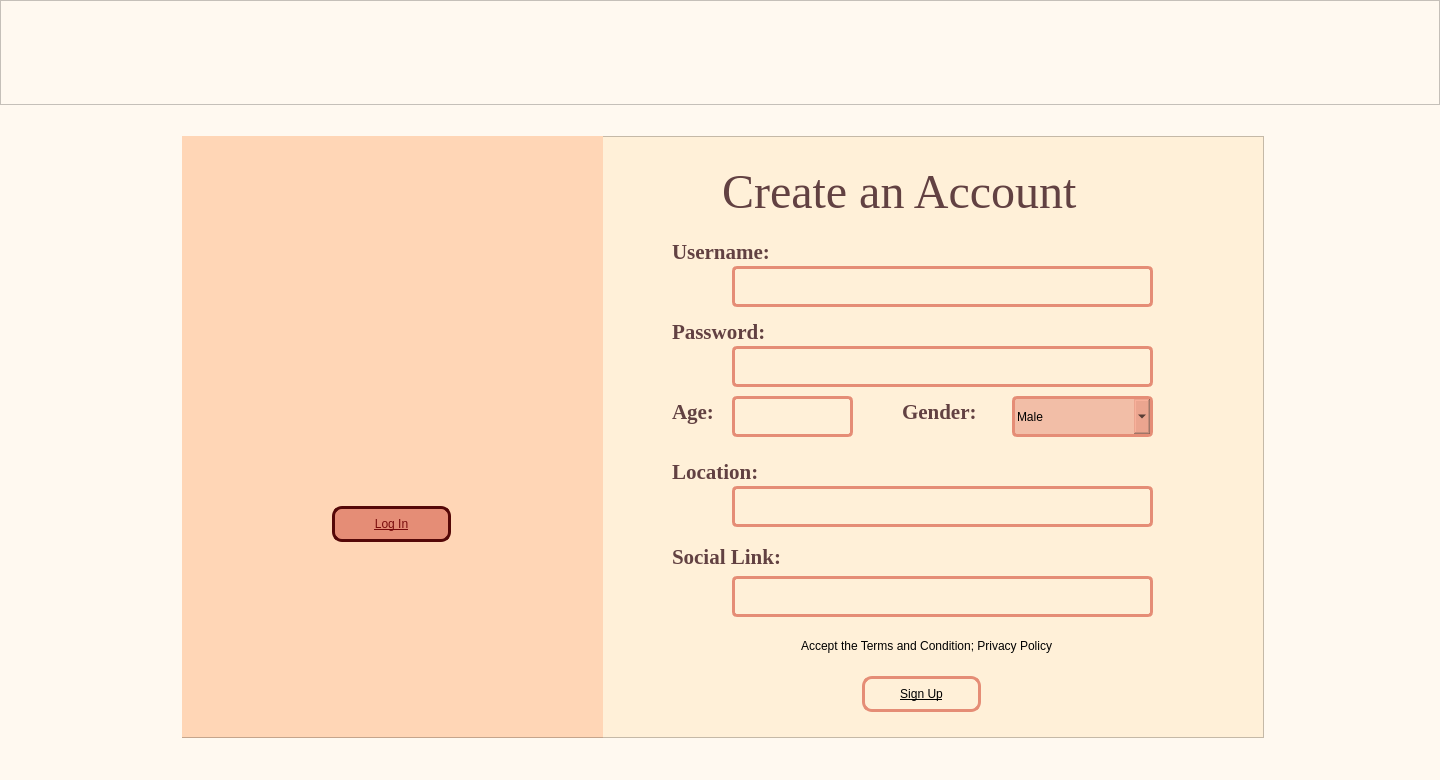
<?xml version="1.0" encoding="UTF-8"?>
<ui version="4.0">
 <class>SignUp</class>
 <widget class="QDialog" name="SignUp">
  <property name="geometry">
   <rect>
    <x>0</x>
    <y>0</y>
    <width>1440</width>
    <height>780</height>
   </rect>
  </property>
  <property name="windowTitle">
   <string>Dialog</string>
  </property>
  <property name="styleSheet">
   <string notr="true">background-color: rgb(255, 249, 240);</string>
  </property>
  <widget class="QFrame" name="SU_Header">
   <property name="geometry">
    <rect>
     <x>0</x>
     <y>0</y>
     <width>1440</width>
     <height>105</height>
    </rect>
   </property>
   <property name="styleSheet">
    <string notr="true">background: qlineargradient(
    spread:pad, 
    x1:0, y1:0, x2:1, y2:0, 
    stop:0 #EDC27E, 
    stop:0.526 #EDC27E, 
    stop:1 #DC586D
);

</string>
   </property>
   <property name="frameShape">
    <enum>QFrame::StyledPanel</enum>
   </property>
   <property name="frameShadow">
    <enum>QFrame::Raised</enum>
   </property>
   <widget class="QLabel" name="SU_HeaderIcon">
    <property name="geometry">
     <rect>
      <x>-60</x>
      <y>-20</y>
      <width>274</width>
      <height>146</height>
     </rect>
    </property>
    <property name="styleSheet">
     <string notr="true">background: transparent;
</string>
    </property>
    <property name="text">
     <string/>
    </property>
    <property name="pixmap">
     <pixmap>HeaderIcon.png</pixmap>
    </property>
    <property name="scaledContents">
     <bool>true</bool>
    </property>
   </widget>
  </widget>
  <widget class="QFrame" name="SU_MainPanel">
   <property name="geometry">
    <rect>
     <x>182</x>
     <y>136</y>
     <width>1082</width>
     <height>602</height>
    </rect>
   </property>
   <property name="styleSheet">
    <string notr="true">background-color: rgb(255, 240, 216);</string>
   </property>
   <property name="frameShape">
    <enum>QFrame::StyledPanel</enum>
   </property>
   <property name="frameShadow">
    <enum>QFrame::Raised</enum>
   </property>
   <widget class="QFrame" name="SU_SidePanel">
    <property name="geometry">
     <rect>
      <x>0</x>
      <y>0</y>
      <width>421</width>
      <height>602</height>
     </rect>
    </property>
    <property name="styleSheet">
     <string notr="true">background-color: rgb(255, 214, 182);</string>
    </property>
    <property name="frameShape">
     <enum>QFrame::StyledPanel</enum>
    </property>
    <property name="frameShadow">
     <enum>QFrame::Raised</enum>
    </property>
    <widget class="QLabel" name="SU_SidePanelBg">
     <property name="geometry">
      <rect>
       <x>-170</x>
       <y>0</y>
       <width>931</width>
       <height>601</height>
      </rect>
     </property>
     <property name="text">
      <string/>
     </property>
     <property name="pixmap">
      <pixmap>SU_SidePanel.png</pixmap>
     </property>
     <property name="scaledContents">
      <bool>true</bool>
     </property>
    </widget>
    <widget class="QLabel" name="SU_WelcomeBackLBL">
     <property name="geometry">
      <rect>
       <x>-160</x>
       <y>50</y>
       <width>741</width>
       <height>461</height>
      </rect>
     </property>
     <property name="font">
      <font>
       <family>Lucida Handwriting</family>
       <pointsize>28</pointsize>
      </font>
     </property>
     <property name="styleSheet">
      <string notr="true">color: rgb(98, 65, 66);
background: transparent;</string>
     </property>
     <property name="text">
      <string/>
     </property>
     <property name="pixmap">
      <pixmap>SU_LogInStatement.png</pixmap>
     </property>
     <property name="scaledContents">
      <bool>true</bool>
     </property>
    </widget>
    <widget class="QPushButton" name="SU_LogInPB">
     <property name="geometry">
      <rect>
       <x>150</x>
       <y>370</y>
       <width>119</width>
       <height>36</height>
      </rect>
     </property>
     <property name="cursor">
      <cursorShape>PointingHandCursor</cursorShape>
     </property>
     <property name="styleSheet">
      <string notr="true">border-color: rgb(122, 12, 12);
color: rgb(122, 12, 12);
border: 3px solid #550808;
background-color: rgb(229, 141, 118);
border-radius: 10px;
text-decoration: underline;
box-shadow: 5px 5px 15px rgba(0, 0, 0, 0.5);
text-color: #E58D76;

</string>
     </property>
     <property name="text">
      <string>Log In</string>
     </property>
    </widget>
    <widget class="QLabel" name="SU_Icon">
     <property name="geometry">
      <rect>
       <x>200</x>
       <y>-10</y>
       <width>274</width>
       <height>146</height>
      </rect>
     </property>
     <property name="styleSheet">
      <string notr="true">background: transparent;
</string>
     </property>
     <property name="text">
      <string/>
     </property>
     <property name="pixmap">
      <pixmap>Icon.png</pixmap>
     </property>
     <property name="scaledContents">
      <bool>true</bool>
     </property>
    </widget>
   </widget>
   <widget class="QLabel" name="SU_UsernameLBL">
    <property name="geometry">
     <rect>
      <x>490</x>
      <y>80</y>
      <width>141</width>
      <height>71</height>
     </rect>
    </property>
    <property name="font">
     <font>
      <family>Times New Roman</family>
      <pointsize>16</pointsize>
      <weight>75</weight>
      <bold>true</bold>
     </font>
    </property>
    <property name="styleSheet">
     <string notr="true">color: rgb(98, 65, 66);
background: transparent;</string>
    </property>
    <property name="text">
     <string>Username:</string>
    </property>
   </widget>
   <widget class="QLabel" name="SU_PasswordLBL">
    <property name="geometry">
     <rect>
      <x>490</x>
      <y>160</y>
      <width>171</width>
      <height>71</height>
     </rect>
    </property>
    <property name="font">
     <font>
      <family>Times New Roman</family>
      <pointsize>16</pointsize>
      <weight>75</weight>
      <bold>true</bold>
     </font>
    </property>
    <property name="styleSheet">
     <string notr="true">color: rgb(98, 65, 66);
background: transparent;</string>
    </property>
    <property name="text">
     <string>Password:</string>
    </property>
   </widget>
   <widget class="QLineEdit" name="SU_UsernameLE">
    <property name="geometry">
     <rect>
      <x>550</x>
      <y>130</y>
      <width>421</width>
      <height>41</height>
     </rect>
    </property>
    <property name="styleSheet">
     <string notr="true">border-color: rgb(229, 141, 118);
border: 3px solid #E58D76;
border-radius: 5px;
background: transparent;</string>
    </property>
   </widget>
   <widget class="QLineEdit" name="SU_PasswordLE">
    <property name="geometry">
     <rect>
      <x>550</x>
      <y>210</y>
      <width>421</width>
      <height>41</height>
     </rect>
    </property>
    <property name="styleSheet">
     <string notr="true">border-color: rgb(229, 141, 118);
border: 3px solid #E58D76;
border-radius: 5px;
background: transparent;</string>
    </property>
   </widget>
   <widget class="QPushButton" name="SU_SignUpPB">
    <property name="geometry">
     <rect>
      <x>680</x>
      <y>540</y>
      <width>119</width>
      <height>36</height>
     </rect>
    </property>
    <property name="cursor">
     <cursorShape>PointingHandCursor</cursorShape>
    </property>
    <property name="styleSheet">
     <string notr="true">border-color: rgb(229, 141, 118);
border: 3px solid #E58D76;
border-radius: 10px;
text-decoration: underline;
text-color: #E58D76;
box-shadow: 5px 5px 15px rgba(0, 0, 0, 0.5);
background: transparent;
</string>
    </property>
    <property name="text">
     <string>Sign Up</string>
    </property>
   </widget>
   <widget class="QLabel" name="SU_AgeLBL">
    <property name="geometry">
     <rect>
      <x>490</x>
      <y>260</y>
      <width>61</width>
      <height>31</height>
     </rect>
    </property>
    <property name="font">
     <font>
      <family>Times New Roman</family>
      <pointsize>16</pointsize>
      <weight>75</weight>
      <bold>true</bold>
     </font>
    </property>
    <property name="styleSheet">
     <string notr="true">color: rgb(98, 65, 66);
background: transparent;</string>
    </property>
    <property name="text">
     <string>Age: </string>
    </property>
   </widget>
   <widget class="QComboBox" name="SU_GenderCB">
    <property name="geometry">
     <rect>
      <x>830</x>
      <y>260</y>
      <width>141</width>
      <height>41</height>
     </rect>
    </property>
    <property name="cursor">
     <cursorShape>PointingHandCursor</cursorShape>
    </property>
    <property name="styleSheet">
     <string notr="true">border-color: rgb(229, 141, 118);
background-color: rgba(229, 141, 118, 0.5);
border: 3px solid #E58D76;
border-radius: 5px;
</string>
    </property>
    <item>
     <property name="text">
      <string>Male</string>
     </property>
    </item>
    <item>
     <property name="text">
      <string>Female</string>
     </property>
    </item>
    <item>
     <property name="text">
      <string>Neutral</string>
     </property>
    </item>
   </widget>
   <widget class="QLabel" name="SU_GenderLBL">
    <property name="geometry">
     <rect>
      <x>720</x>
      <y>260</y>
      <width>101</width>
      <height>31</height>
     </rect>
    </property>
    <property name="font">
     <font>
      <family>Times New Roman</family>
      <pointsize>16</pointsize>
      <weight>75</weight>
      <bold>true</bold>
     </font>
    </property>
    <property name="styleSheet">
     <string notr="true">color: rgb(98, 65, 66);
background: transparent;</string>
    </property>
    <property name="text">
     <string>Gender:</string>
    </property>
   </widget>
   <widget class="QLabel" name="SU_LocationLBL_">
    <property name="geometry">
     <rect>
      <x>490</x>
      <y>300</y>
      <width>171</width>
      <height>71</height>
     </rect>
    </property>
    <property name="font">
     <font>
      <family>Times New Roman</family>
      <pointsize>16</pointsize>
      <weight>75</weight>
      <bold>true</bold>
     </font>
    </property>
    <property name="styleSheet">
     <string notr="true">color: rgb(98, 65, 66);
background: transparent;</string>
    </property>
    <property name="text">
     <string>Location:</string>
    </property>
   </widget>
   <widget class="QLineEdit" name="SU_LocationLE">
    <property name="geometry">
     <rect>
      <x>550</x>
      <y>350</y>
      <width>421</width>
      <height>41</height>
     </rect>
    </property>
    <property name="styleSheet">
     <string notr="true">border-color: rgb(229, 141, 118);
border: 3px solid #E58D76;
border-radius: 5px;
background: transparent;</string>
    </property>
   </widget>
   <widget class="QLabel" name="SU_SocialLinkLBL">
    <property name="geometry">
     <rect>
      <x>490</x>
      <y>410</y>
      <width>151</width>
      <height>21</height>
     </rect>
    </property>
    <property name="font">
     <font>
      <family>Times New Roman</family>
      <pointsize>16</pointsize>
      <weight>75</weight>
      <bold>true</bold>
     </font>
    </property>
    <property name="styleSheet">
     <string notr="true">color: rgb(98, 65, 66);
background: transparent;</string>
    </property>
    <property name="text">
     <string>Social Link:</string>
    </property>
   </widget>
   <widget class="QLineEdit" name="SU_SocialLinkLE">
    <property name="geometry">
     <rect>
      <x>550</x>
      <y>440</y>
      <width>421</width>
      <height>41</height>
     </rect>
    </property>
    <property name="styleSheet">
     <string notr="true">border-color: rgb(229, 141, 118);
border: 3px solid #E58D76;
border-radius: 5px;
background: transparent;</string>
    </property>
   </widget>
   <widget class="QCheckBox" name="SU_TermsandPrivacyChB">
    <property name="geometry">
     <rect>
      <x>600</x>
      <y>500</y>
      <width>291</width>
      <height>20</height>
     </rect>
    </property>
    <property name="cursor">
     <cursorShape>PointingHandCursor</cursorShape>
    </property>
    <property name="styleSheet">
     <string notr="true">background: transparent;	
</string>
    </property>
    <property name="text">
     <string>Accept the Terms and Condition; Privacy Policy</string>
    </property>
   </widget>
   <widget class="QLineEdit" name="SU_AgeLE">
    <property name="geometry">
     <rect>
      <x>550</x>
      <y>260</y>
      <width>121</width>
      <height>41</height>
     </rect>
    </property>
    <property name="styleSheet">
     <string notr="true">border-color: rgb(229, 141, 118);
border: 3px solid #E58D76;
border-radius: 5px;
background: transparent;</string>
    </property>
   </widget>
   <widget class="QLabel" name="SU_Shadow">
    <property name="geometry">
     <rect>
      <x>40</x>
      <y>0</y>
      <width>851</width>
      <height>611</height>
     </rect>
    </property>
    <property name="font">
     <font>
      <family>Lucida Handwriting</family>
      <pointsize>16</pointsize>
     </font>
    </property>
    <property name="styleSheet">
     <string notr="true">color: rgb(98, 65, 66);
background: transparent;</string>
    </property>
    <property name="text">
     <string/>
    </property>
    <property name="pixmap">
     <pixmap>SU_Shadow.png</pixmap>
    </property>
    <property name="scaledContents">
     <bool>true</bool>
    </property>
   </widget>
   <widget class="QLabel" name="SU_CreateanAccount">
    <property name="geometry">
     <rect>
      <x>540</x>
      <y>20</y>
      <width>451</width>
      <height>71</height>
     </rect>
    </property>
    <property name="font">
     <font>
      <family>Times New Roman</family>
      <pointsize>36</pointsize>
     </font>
    </property>
    <property name="styleSheet">
     <string notr="true">color: rgb(98, 65, 66);
background: transparent;</string>
    </property>
    <property name="text">
     <string>Create an Account</string>
    </property>
   </widget>
   <zorder>SU_Shadow</zorder>
   <zorder>SU_SidePanel</zorder>
   <zorder>SU_UsernameLBL</zorder>
   <zorder>SU_PasswordLBL</zorder>
   <zorder>SU_UsernameLE</zorder>
   <zorder>SU_PasswordLE</zorder>
   <zorder>SU_SignUpPB</zorder>
   <zorder>SU_AgeLBL</zorder>
   <zorder>SU_GenderCB</zorder>
   <zorder>SU_GenderLBL</zorder>
   <zorder>SU_LocationLBL_</zorder>
   <zorder>SU_LocationLE</zorder>
   <zorder>SU_SocialLinkLBL</zorder>
   <zorder>SU_SocialLinkLE</zorder>
   <zorder>SU_TermsandPrivacyChB</zorder>
   <zorder>SU_AgeLE</zorder>
   <zorder>SU_CreateanAccount</zorder>
  </widget>
 </widget>
 <resources/>
 <connections/>
</ui>
